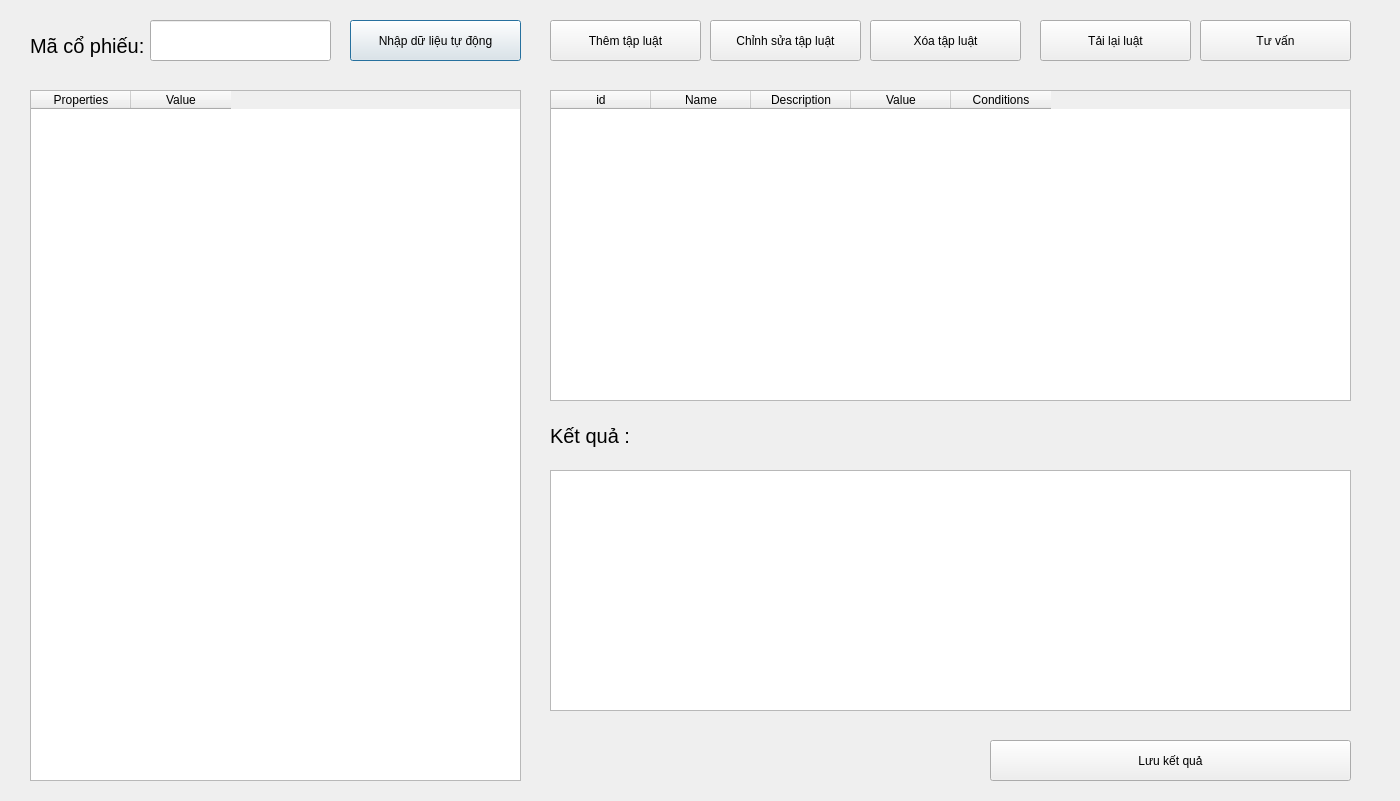
<?xml version="1.0" encoding="UTF-8"?>
<ui version="4.0">
 <class>Dialog</class>
 <widget class="QDialog" name="Dialog">
  <property name="geometry">
   <rect>
    <x>0</x>
    <y>0</y>
    <width>1400</width>
    <height>801</height>
   </rect>
  </property>
  <property name="windowTitle">
   <string>Dialog</string>
  </property>
  <widget class="QLabel" name="label">
   <property name="geometry">
    <rect>
     <x>30</x>
     <y>30</y>
     <width>121</width>
     <height>31</height>
    </rect>
   </property>
   <property name="styleSheet">
    <string notr="true">font-size:20px;
</string>
   </property>
   <property name="text">
    <string>Mã cổ phiếu: </string>
   </property>
  </widget>
  <widget class="QLineEdit" name="stockInput">
   <property name="geometry">
    <rect>
     <x>150</x>
     <y>20</y>
     <width>181</width>
     <height>41</height>
    </rect>
   </property>
   <property name="styleSheet">
    <string notr="true">font-size: 20px;
</string>
   </property>
  </widget>
  <widget class="QTableWidget" name="dataTbl">
   <property name="geometry">
    <rect>
     <x>30</x>
     <y>90</y>
     <width>491</width>
     <height>691</height>
    </rect>
   </property>
   <column>
    <property name="text">
     <string>Properties</string>
    </property>
   </column>
   <column>
    <property name="text">
     <string>Value</string>
    </property>
   </column>
  </widget>
  <widget class="QPushButton" name="crawlBtn">
   <property name="geometry">
    <rect>
     <x>350</x>
     <y>20</y>
     <width>171</width>
     <height>41</height>
    </rect>
   </property>
   <property name="text">
    <string>Nhập dữ liệu tự động</string>
   </property>
  </widget>
  <widget class="QPushButton" name="advisoryBtn">
   <property name="geometry">
    <rect>
     <x>1200</x>
     <y>20</y>
     <width>151</width>
     <height>41</height>
    </rect>
   </property>
   <property name="text">
    <string>Tư vấn</string>
   </property>
  </widget>
  <widget class="QLabel" name="label_2">
   <property name="geometry">
    <rect>
     <x>990</x>
     <y>100</y>
     <width>161</width>
     <height>41</height>
    </rect>
   </property>
   <property name="styleSheet">
    <string notr="true">font-size:20px;
</string>
   </property>
   <property name="text">
    <string>Kết quả tư vấn : </string>
   </property>
  </widget>
  <widget class="QTextBrowser" name="textBrowser">
   <property name="geometry">
    <rect>
     <x>550</x>
     <y>470</y>
     <width>801</width>
     <height>241</height>
    </rect>
   </property>
  </widget>
  <widget class="QLabel" name="resultLb">
   <property name="geometry">
    <rect>
     <x>570</x>
     <y>490</y>
     <width>761</width>
     <height>201</height>
    </rect>
   </property>
   <property name="styleSheet">
    <string notr="true">text-align:center;
font-size:20px;</string>
   </property>
   <property name="text">
    <string/>
   </property>
  </widget>
  <widget class="QPushButton" name="saveBtn">
   <property name="geometry">
    <rect>
     <x>990</x>
     <y>740</y>
     <width>361</width>
     <height>41</height>
    </rect>
   </property>
   <property name="text">
    <string>Lưu kết quả</string>
   </property>
  </widget>
  <widget class="QTableWidget" name="ruleTbl">
   <property name="geometry">
    <rect>
     <x>550</x>
     <y>90</y>
     <width>801</width>
     <height>311</height>
    </rect>
   </property>
   <column>
    <property name="text">
     <string>id</string>
    </property>
   </column>
   <column>
    <property name="text">
     <string>Name</string>
    </property>
   </column>
   <column>
    <property name="text">
     <string>Description</string>
    </property>
   </column>
   <column>
    <property name="text">
     <string>Value</string>
    </property>
   </column>
   <column>
    <property name="text">
     <string>Conditions</string>
    </property>
   </column>
  </widget>
  <widget class="QPushButton" name="addRuleBtn">
   <property name="geometry">
    <rect>
     <x>550</x>
     <y>20</y>
     <width>151</width>
     <height>41</height>
    </rect>
   </property>
   <property name="text">
    <string>Thêm tập luật</string>
   </property>
  </widget>
  <widget class="QPushButton" name="deleteBtn">
   <property name="geometry">
    <rect>
     <x>870</x>
     <y>20</y>
     <width>151</width>
     <height>41</height>
    </rect>
   </property>
   <property name="text">
    <string>Xóa tập luật</string>
   </property>
  </widget>
  <widget class="QLabel" name="label_3">
   <property name="geometry">
    <rect>
     <x>550</x>
     <y>420</y>
     <width>121</width>
     <height>31</height>
    </rect>
   </property>
   <property name="styleSheet">
    <string notr="true">font-size:20px;
</string>
   </property>
   <property name="text">
    <string>Kết quả :</string>
   </property>
  </widget>
  <widget class="QPushButton" name="updateBtn">
   <property name="geometry">
    <rect>
     <x>710</x>
     <y>20</y>
     <width>151</width>
     <height>41</height>
    </rect>
   </property>
   <property name="text">
    <string>Chỉnh sửa tập luật</string>
   </property>
  </widget>
  <widget class="QPushButton" name="reloadBtn">
   <property name="geometry">
    <rect>
     <x>1040</x>
     <y>20</y>
     <width>151</width>
     <height>41</height>
    </rect>
   </property>
   <property name="text">
    <string>Tải lại luật</string>
   </property>
  </widget>
 </widget>
 <resources/>
 <connections/>
</ui>
